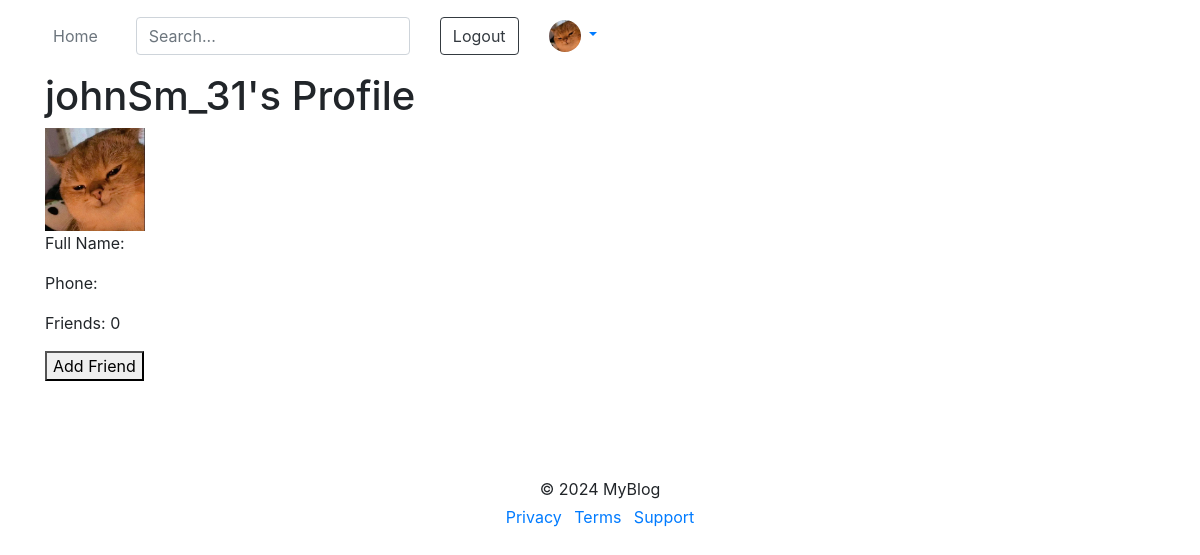
Page /accounts/profile/johnSm_31/ (signed in) on the committed database.
### apps/account/models.py (models this page shows, shortened)
class Profile(models.Model):
    user       = models.OneToOneField(User, on_delete=models.CASCADE,
                                      related_name='profile')
    full_name  = models.CharField(max_length=70)
    image      = models.ImageField('Image',
                                   upload_to='image_profiles', default='image_profiles/default/default.jpg')
    phone      = models.CharField(max_length=30)
    friends    = models.ManyToManyField("self", blank=True)
    created_at = models.DateTimeField(auto_now_add=True)
    updated_at = models.DateTimeField(auto_now=True)

### apps/account/views.py (the view)
# urls.py: path('profile/<str:username>/', views.author_profile_view, name='author_profile'),
@login_required
def author_profile_view(request, username):
    author = get_object_or_404(User, username=username)
    profile = author.profile
    is_friend = profile.friends.filter(id=request.user.profile.id).exists()
    incoming_requests = FriendRequest.objects.filter(receiver=request.user, is_active=True)
    outgoing_requests = FriendRequest.objects.filter(sender=request.user, is_active=True)
    context = {
        'profile': profile,
        'is_friend': is_friend,
        'incoming_requests': incoming_requests,
        'outgoing_requests': outgoing_requests,
    }
    return render(request, 'author_profile.html', context)

### apps/account/templates/author_profile.html (shortened to what this page needs)
{% extends 'base.html' %}
{% block content %}
<div class="container">
    <h1>{{ profile.user.username }}'s Profile</h1>
    <img src="{{ profile.image.url }}" alt="Profile Image" width="100">
    <p>Full Name: {{ profile.full_name }}</p>
    <p>Phone: {{ profile.phone }}</p>
    <p>Friends: {{ profile.friends.count }}</p>
    {% if not is_friend and not outgoing_requests %}
        <form method="post" action="{% url 'send_friend_request' profile.user.username %}">
            <button type="submit">Add Friend</button>
        </form>
    {% elif outgoing_requests %}
        <p>Friend request sent. Waiting for approval.</p>
    {% endif %}
</div>
{% endblock %}

### apps/templates/layouts/navbar.html (shortened to what this page needs)
{% load static %}
<link href="https://maxcdn.bootstrapcdn.com/bootstrap/4.5.2/css/bootstrap.min.css" rel="stylesheet">
<header class="p-3 text-bg-dark align-items-center justify-content-center">
    <div class="container">
        <div class="d-flex flex-wrap align-items-center justify-content-center justify-content-lg-start">
            <ul class="nav col-12 col-lg-auto me-lg-auto mb-2 justify-content-center mb-md-0">
                <li><a href="{% url 'posts' %}" class="nav-link px-2 text-secondary">Home</a></li>
            </ul>
            <form class="col-12 col-lg-auto mb-3 mb-lg-0 me-lg-3" action="{% url 'search_posts' %}" method="GET" role="search">
                <input type="search" name="q" class="form-control form-control-dark text-bg-light" placeholder="Search..." aria-label="Search">
            </form>
            {% if user.is_authenticated %}
            <div>
                <form class="col-12 col-lg-auto mb-3 mb-lg-0 me-lg-3" id="logout-form" method="post" action="{% url 'logout' %}">
                    <button type="submit" class="btn btn-outline-dark me-2">Logout</button>
                </form>
            </div>
            <div class="text-end">
                    <div class="dropdown text-end col-lg-auto mb-3 mb-lg-0 me-lg-3">
                        <a href="#" class="d-block link-body-emphasis text-decoration-none dropdown-toggle" id="dropdownMenuButton" data-bs-toggle="dropdown" aria-expanded="false">
                            {% if profile.image %}
                            <img src="{{ profile.image.url }}" alt="mdo" width="32" height="32" class="rounded-circle">
                            {% else %}
                            <img src="{{ 'image_profiles/default/default.jpg' }}" alt="No image" width="32" height="32" class="rounded-circle">
                            {% endif %}
                        </a>
                    </div>
                {% else %}
                    <a href="{% url 'login' %}" class="btn btn-outline-dark me-2">Login</a>
                    <a href="{% url 'authView' %}" class="btn btn-outline-dark me-2">Registration</a>
                {% endif %}
            </div>
        </div>
    </div>
</header>

### rows in the picture
Profile: image (placeholder picture), user.username "johnSm_31", friends.count "0"
